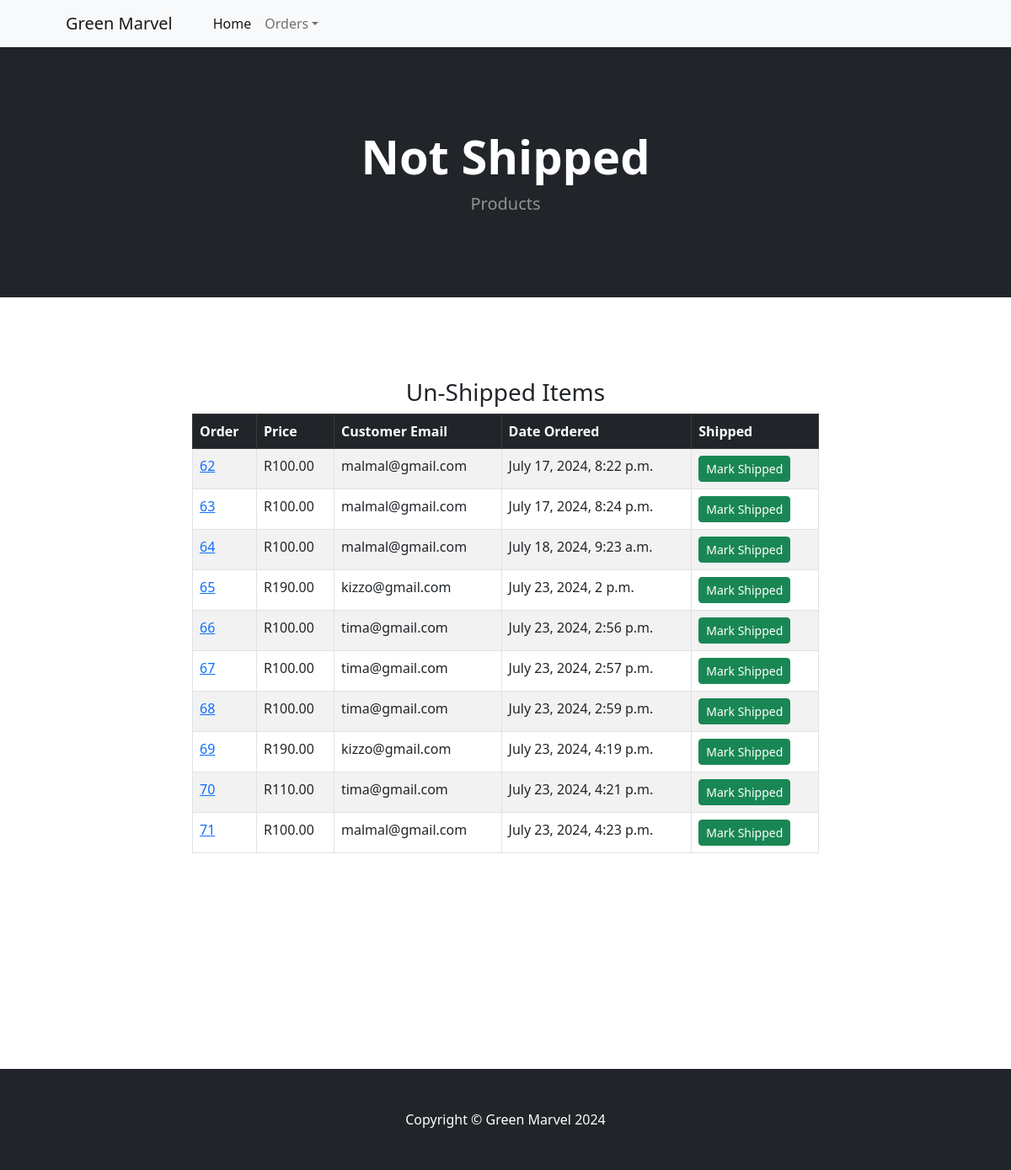
/payment/not_shipped_dash (signed in), run on an earlier commit of the app's database.
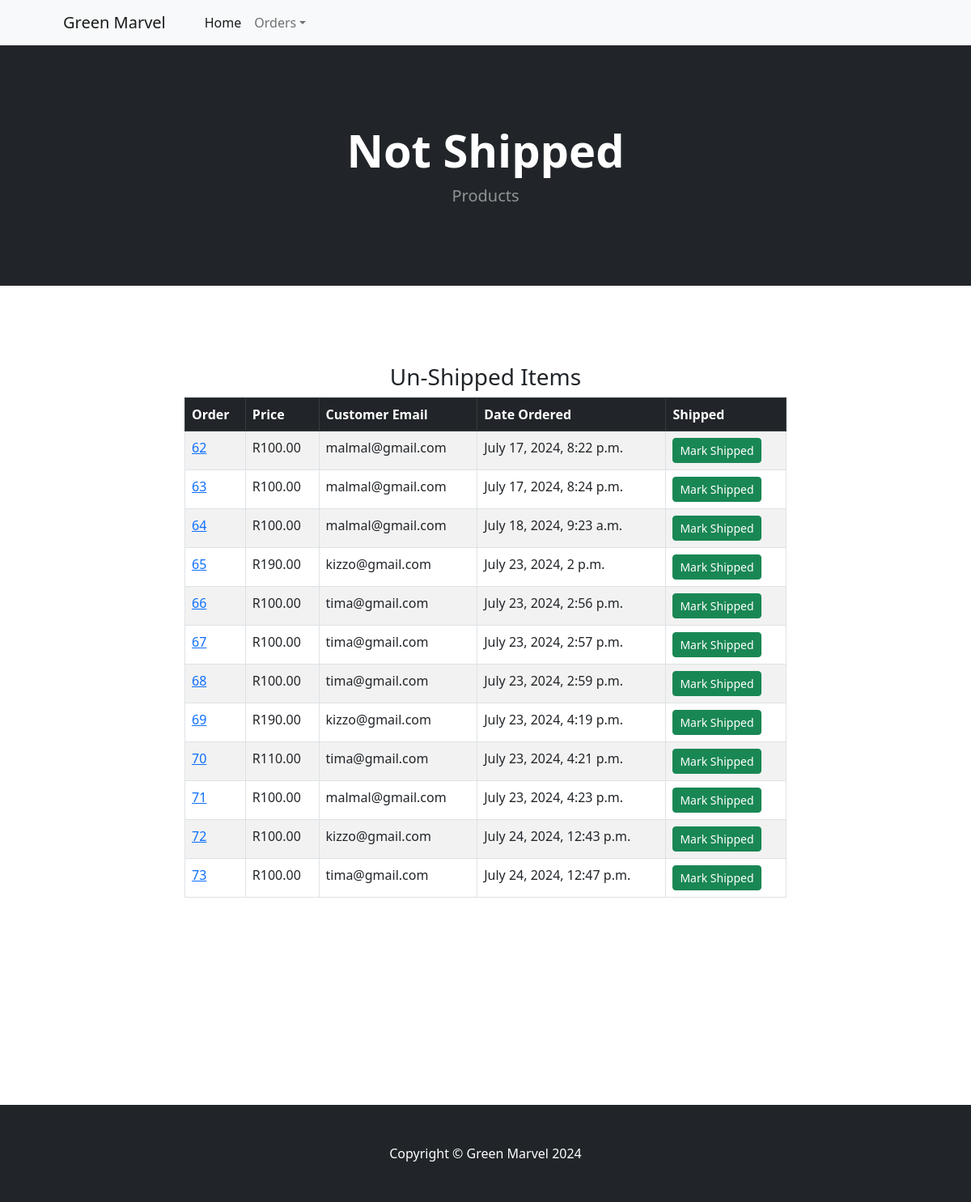
And on a later commit of the database.
### payment/models.py (models this page shows, shortened)
class Order(models.Model):
	user = models.ForeignKey(User, on_delete=models.CASCADE, null=True, blank=True)
	full_name = models.CharField(max_length=250)
	email = models.EmailField(max_length=250)
	shipping_address = models.TextField(max_length=15000)
	amount_paid = models.DecimalField(max_digits=7, decimal_places=2)
	date_ordered = models.DateTimeField(auto_now_add=True)
	shipped = models.BooleanField(default=False)
	date_shipped = models.DateTimeField(blank=True, null=True)

### payment/views.py (the view, shortened to what this page needs)
# urls.py: path('not_shipped_dash', views.not_shipped_dash, name="not_shipped_dash"),
def not_shipped_dash(request):
	if request.user.is_authenticated and request.user.is_superuser:
		orders = Order.objects.filter(shipped=False)
		return render(request, "payment/not_shipped_dash.html", {"orders":orders})
	else:
		messages.success(request, "Access Denied")
		return redirect('home')

### cart/context_processors.py (called while the page is built)
def cart(request):
	return {'cart': Cart(request)}

### payment/templates/payment/not_shipped_dash.html (shortened to what this page needs)
{% load static %}
<!DOCTYPE html>
<html lang="en">
    <head>
        <link href="https://cdn.jsdelivr.net/npm/bootstrap-icons@1.5.0/font/bootstrap-icons.css" rel="stylesheet" />
        <link href="{% static 'products/css/styles.css' %}" rel="stylesheet" />
    </head>
    <body>
        <nav class="navbar navbar-expand-lg navbar-light bg-light">
            <div class="container px-4 px-lg-5">
                <a class="navbar-brand" href="#!">Green Marvel</a>
                <div class="collapse navbar-collapse" id="navbarSupportedContent">
                    <ul class="navbar-nav me-auto mb-2 mb-lg-0 ms-lg-4">
                        <li class="nav-item"><a class="nav-link active" aria-current="page" href="{% url 'landing' %}">Home</a></li>
                         <li class="nav-item dropdown">
                            <a class="nav-link dropdown-toggle" id="navbarDropdown" href="#" role="button" data-bs-toggle="dropdown" aria-expanded="false">Orders</a>
                        </li>
                    </ul>
                </div>
            </div>
        </nav>
        <header class="bg-dark py-5">
            <div class="container px-4 px-lg-5 my-5">
                <div class="text-center text-white">
                    <h1 class="display-4 fw-bolder">Not Shipped</h1>
                    <p class="lead fw-normal text-white-50 mb-0">Products</p>
                </div>
            </div>
        </header>
        <br/><br/>
        <div class="container">
            <div class="row">
                <center>
                    <div class="col-8">
                        <br/><br/>
                        <h3>Un-Shipped Items</h3>
                        <table class="table table-striped table-hover table-bordered">
                          <thead class="table-dark">
                            <tr>
                              <th scope="col">Order</th>
                              <th scope="col">Price</th>
                              <th scope="col">Customer Email</th>
                              <th scope="col">Date Ordered</th>
                              <th scope="col">Shipped</th>
                            </tr>
                          </thead>
                          <tbody>
                            {% for item in orders %}
                            <tr>
                              <td><a href="{% url 'orders' item.id %}">{{ item.id }}</a></td>
                              <td>R{{ item.amount_paid }}</td>
                              <td>{{ item.email }}</td>
                              <td>{{ item.date_ordered }}</td>
                              <td>
                               <form method="POST">
                                  <button type="Submit" class="btn btn-success btn-sm">Mark Shipped</button>
                                </form>
                                </td>
                            </tr>
                            {% endfor %}
                          </tbody>
                        </table>
                        <br/><br/>
                        <br/><br/>
                    </div>
                </center>
            </div>
        </div>
    <br/><br/>
    <br/><br>
    <br/><br>
        <footer class="py-5 bg-dark">
            <div class="container"><p class="m-0 text-center text-white">Copyright &copy; Green Marvel 2024</p></div>
        </footer>
    </body>
</html>

What changed in the data, as far as the page shows it:
added Order: id "72", amount_paid "100.00", email "kizzo@gmail.com", date_ordered "July 24, 2024, 12:43 p.m."
added Order: id "73", amount_paid "100.00", email "tima@gmail.com", date_ordered "July 24, 2024, 12:47 p.m."
